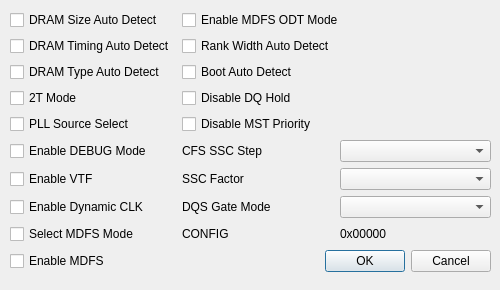
<?xml version="1.0" encoding="UTF-8"?>
<ui version="4.0">
 <class>TPR13Dialog</class>
 <widget class="QDialog" name="TPR13Dialog">
  <property name="geometry">
   <rect>
    <x>0</x>
    <y>0</y>
    <width>500</width>
    <height>290</height>
   </rect>
  </property>
  <property name="maximumSize">
   <size>
    <width>500</width>
    <height>290</height>
   </size>
  </property>
  <property name="windowTitle">
   <string>Dialog</string>
  </property>
  <widget class="QWidget" name="gridLayoutWidget">
   <property name="geometry">
    <rect>
     <x>10</x>
     <y>10</y>
     <width>481</width>
     <height>266</height>
    </rect>
   </property>
   <layout class="QGridLayout" name="gridLayout">
    <item row="9" column="2" colspan="2">
     <widget class="QDialogButtonBox" name="buttonBox">
      <property name="orientation">
       <enum>Qt::Horizontal</enum>
      </property>
      <property name="standardButtons">
       <set>QDialogButtonBox::Cancel|QDialogButtonBox::Ok</set>
      </property>
     </widget>
    </item>
    <item row="7" column="0">
     <widget class="QCheckBox" name="dynamic_clk_checkBox_9">
      <property name="text">
       <string>Enable Dynamic CLK</string>
      </property>
     </widget>
    </item>
    <item row="9" column="0">
     <widget class="QCheckBox" name="mdfs_enable_checkBox_11">
      <property name="text">
       <string>Enable MDFS</string>
      </property>
     </widget>
    </item>
    <item row="6" column="0">
     <widget class="QCheckBox" name="vtf_enable_checkBox_8">
      <property name="text">
       <string>Enable VTF</string>
      </property>
     </widget>
    </item>
    <item row="3" column="2" colspan="2">
     <widget class="QCheckBox" name="dq_hold_disable_checkBox_14">
      <property name="text">
       <string>Disable DQ Hold</string>
      </property>
     </widget>
    </item>
    <item row="2" column="0">
     <widget class="QCheckBox" name="type_auto_det_mode_checkBox_4">
      <property name="text">
       <string>DRAM Type Auto Detect</string>
      </property>
     </widget>
    </item>
    <item row="1" column="2" colspan="2">
     <widget class="QCheckBox" name="rnk_wth_auto_det_checkBox_12">
      <property name="text">
       <string>Rank Width Auto Detect </string>
      </property>
     </widget>
    </item>
    <item row="1" column="0">
     <widget class="QCheckBox" name="timing_auto_det_checkBox_3">
      <property name="text">
       <string>DRAM Timing Auto Detect</string>
      </property>
     </widget>
    </item>
    <item row="2" column="2" colspan="2">
     <widget class="QCheckBox" name="boot_auto_det_checkBox_13">
      <property name="text">
       <string>Boot Auto Detect</string>
      </property>
     </widget>
    </item>
    <item row="4" column="2" colspan="2">
     <widget class="QCheckBox" name="mst_prio_disable_checkBox_15">
      <property name="text">
       <string>Disable MST Priority</string>
      </property>
     </widget>
    </item>
    <item row="0" column="0">
     <widget class="QCheckBox" name="dram_size_auto_det_checkBox">
      <property name="text">
       <string>DRAM Size Auto Detect</string>
      </property>
     </widget>
    </item>
    <item row="0" column="2" colspan="2">
     <widget class="QCheckBox" name="mdfs_odt_mode_checkBox_2">
      <property name="text">
       <string>Enable MDFS ODT Mode</string>
      </property>
     </widget>
    </item>
    <item row="8" column="0">
     <widget class="QCheckBox" name="mdfs_mode_checkBox_10">
      <property name="text">
       <string>Select MDFS Mode</string>
      </property>
     </widget>
    </item>
    <item row="4" column="0">
     <widget class="QCheckBox" name="pll_src_sel_checkBox_6">
      <property name="text">
       <string>PLL Source Select</string>
      </property>
     </widget>
    </item>
    <item row="3" column="0">
     <widget class="QCheckBox" name="enable_2t_mode_checkBox_5">
      <property name="text">
       <string>2T Mode</string>
      </property>
     </widget>
    </item>
    <item row="5" column="0">
     <widget class="QCheckBox" name="dbg_0_checkBox_7">
      <property name="text">
       <string>Enable DEBUG Mode</string>
      </property>
     </widget>
    </item>
    <item row="5" column="2">
     <widget class="QLabel" name="label">
      <property name="text">
       <string>CFS SSC Step</string>
      </property>
     </widget>
    </item>
    <item row="6" column="2">
     <widget class="QLabel" name="label_2">
      <property name="text">
       <string>SSC Factor</string>
      </property>
     </widget>
    </item>
    <item row="8" column="3">
     <widget class="QLabel" name="config_label_4">
      <property name="text">
       <string>0x00000</string>
      </property>
     </widget>
    </item>
    <item row="8" column="2">
     <widget class="QLabel" name="label_5">
      <property name="text">
       <string>CONFIG</string>
      </property>
     </widget>
    </item>
    <item row="7" column="2">
     <widget class="QLabel" name="label_3">
      <property name="text">
       <string>DQS Gate Mode</string>
      </property>
     </widget>
    </item>
    <item row="7" column="3">
     <widget class="QComboBox" name="dqs_gate_mode_comboBox"/>
    </item>
    <item row="6" column="3">
     <widget class="QComboBox" name="ssc_comboBox_2"/>
    </item>
    <item row="5" column="3">
     <widget class="QComboBox" name="cfs_comboBox_3"/>
    </item>
   </layout>
  </widget>
 </widget>
 <resources/>
 <connections>
  <connection>
   <sender>buttonBox</sender>
   <signal>accepted()</signal>
   <receiver>TPR13Dialog</receiver>
   <slot>accept()</slot>
   <hints>
    <hint type="sourcelabel">
     <x>248</x>
     <y>254</y>
    </hint>
    <hint type="destinationlabel">
     <x>157</x>
     <y>274</y>
    </hint>
   </hints>
  </connection>
  <connection>
   <sender>buttonBox</sender>
   <signal>rejected()</signal>
   <receiver>TPR13Dialog</receiver>
   <slot>reject()</slot>
   <hints>
    <hint type="sourcelabel">
     <x>316</x>
     <y>260</y>
    </hint>
    <hint type="destinationlabel">
     <x>286</x>
     <y>274</y>
    </hint>
   </hints>
  </connection>
 </connections>
</ui>
